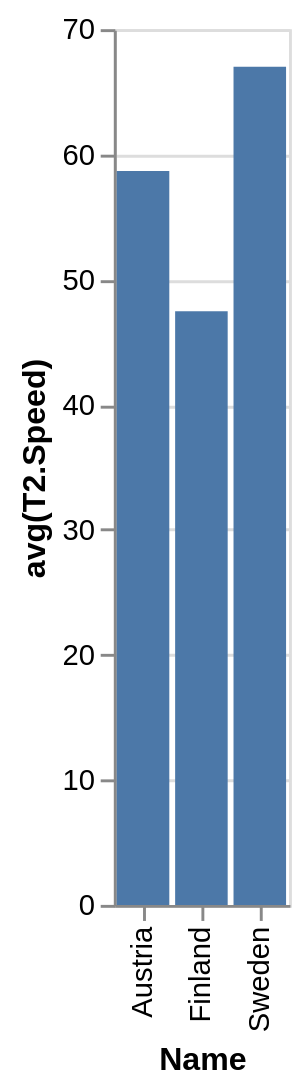

The Vega-Lite source for this figure:
### Vega-Lite specification from a JSON file in a GitHub repository (floating-point values rounded to 4 significant figures)
{"data": {"values": [{"x_data": "Austria", "y_data": 58.67}, {"x_data": "Finland", "y_data": 47.45}, {"x_data": "Sweden", "y_data": 67}]}, "mark": "bar", "encoding": {"x": {"field": "x_data", "type": "nominal", "title": "Name", "sort": "ascending"}, "y": {"field": "y_data", "type": "quantitative", "title": "avg(T2.Speed)"}}}
